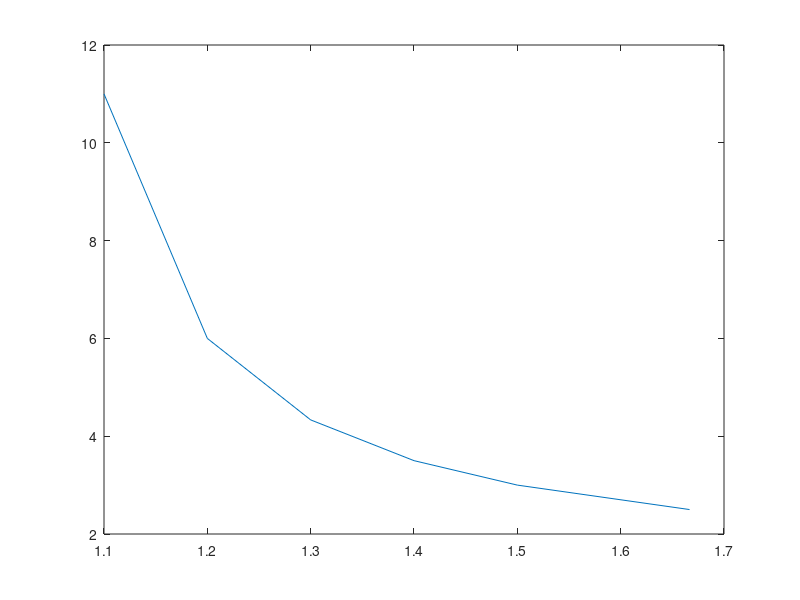

Reproduce this figure in MATLAB.
%Nicholas Archon, nga425
%COE 347 - Introduction to Computational Fluid Dynamics
%OF4 - Viscous case
clear;clc;close all;

R = 1; %done in setup by making Mhat 8314.5; 
gamma = [1.1 1.2 1.3 1.4 1.5 1.67]; 
gamma(end) = 5/3; %special case for an ideal gas (ie He) 


cp = (gamma.*R)./(gamma-1)

plot(gamma,cp);

